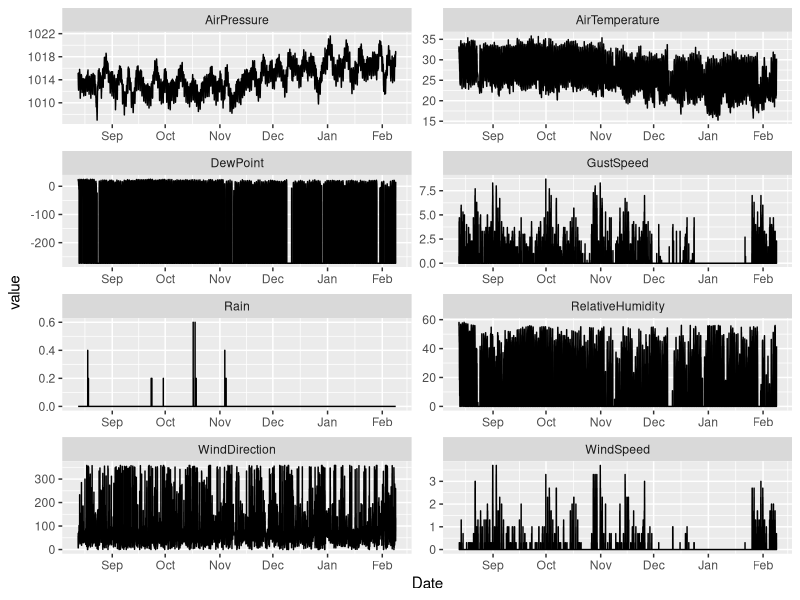

This figure's R source:
## ---- chunk 1
knitr::opts_chunk$set(echo = TRUE)
## ---- chunk 2
library(tidyverse)
## ---- chunk 3
list.files(path  = "data/")
## ---- chunk 4
met <- read.csv("data/2020_data_2021_02_08_15_59_21_UTC_1.csv") %>% 
  mutate(Date = as.POSIXct(Date, format = "%y/%m/%d %H:%M:%S"))
met
## ---- chunk 5
names(met)
names(met) <- c("Row", "Date", "WindSpeed", "GustSpeed", "WindDirection",
                "Rain", "AirTemperature", "RelativeHumidity", "DewPoint",
                "AirPressure")
met
## ---- chunk 6
met %>% 
  mutate(AirPressure = as.numeric(str_remove(AirPressure, ","))) %>% 
  gather(key = "measurement", "value", 3:10) %>% 
  mutate(measurement = factor(measurement), value = as.numeric(value)) %>% 
  ggplot(aes(Date, value)) +
  geom_line() +
  facet_wrap(~measurement, ncol = 2, scales = 'free')
